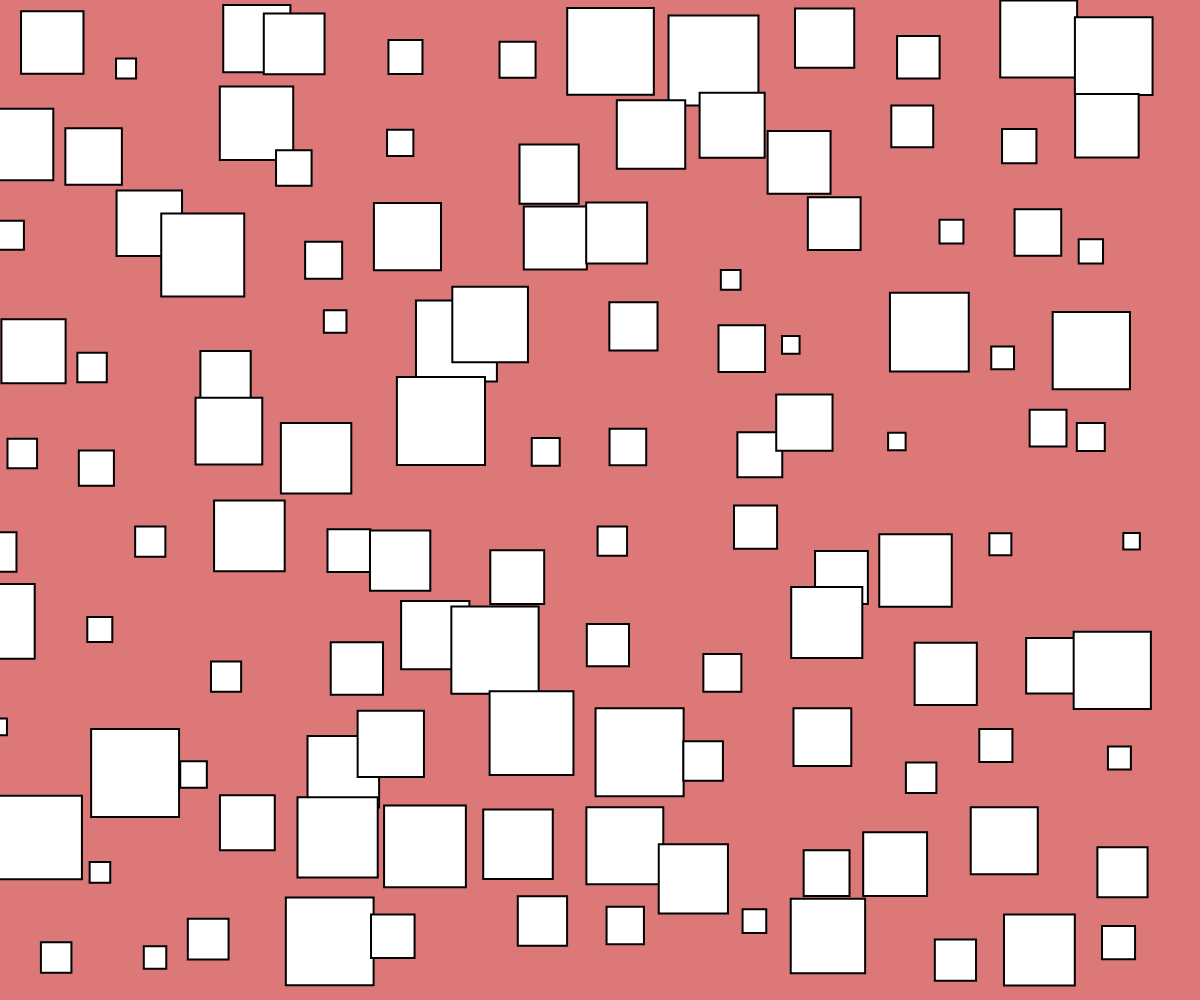
Frame 1 (no input)
Frame 60 (no input): identical to frame 1, image omitted
Frame 120 (the mouse pressed at the canvas centre since frame 60): identical to frame 1, image omitted

The p5.js sketch that drew this single still picture (run headless with seeded random() and noise() and a simulated clock; from frame 60 on, the mouse is pressed at the canvas centre):

// p5.js sketch
// ── sketch.js
function setup() {
  createCanvas(windowWidth, windowHeight);
  rectMode(CENTER);
  angleMode(DEGREES);
  background(220, 120, 120);

  strokeWeight(2);
  let pitch = 100;
  let sqDim = 0.9 * pitch;
  translate(pitch / 2, pitch / 2);

  randomSeed(1010);
  // draw a column of rows
  for (let y = 0; y < height; y += pitch) {
    // draw a row of squares
    for (let x = 0; x < width; x += pitch) {
      let dd = random(16,sqDim);
      let vx = random(-60,10);
      let vy = random(-30,30);
      push();
      translate(x, y);
      rect(vx, vy,dd);
      pop();
    }
  }
}

function draw() {}
